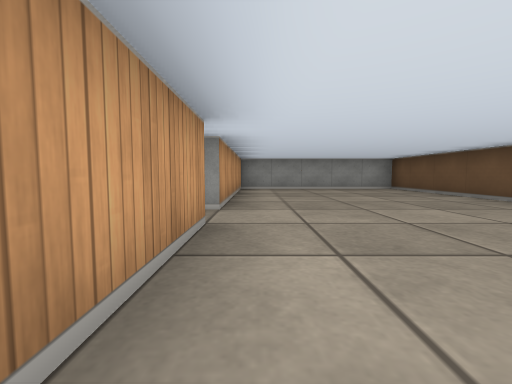
View 1 (above)

22 first-person views from a walk through a cub3D ray-caster map. The camera is about half as high as the walls, tilts 4° down and sees 90° across. The floor is counted in squares. Each view is taken from the middle of a square. On the plan, view 1 faces up. The plan holds only what a view shows up to about 9 squares ahead; the rest is blank.

View 2
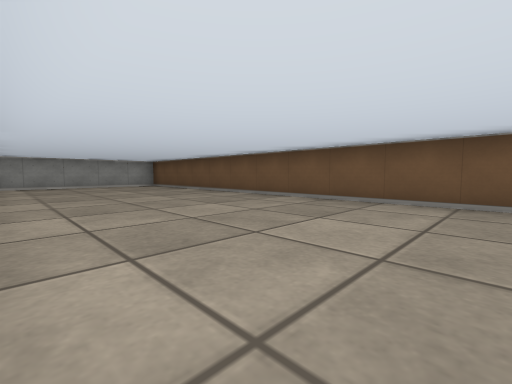

View 3
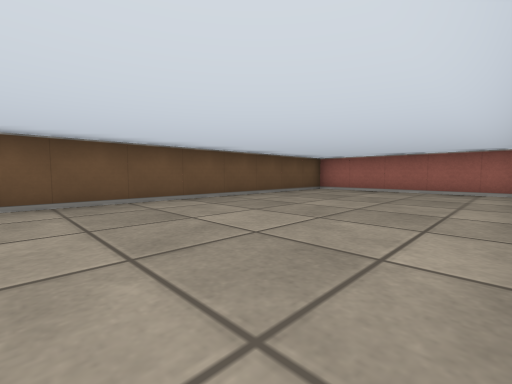

View 4
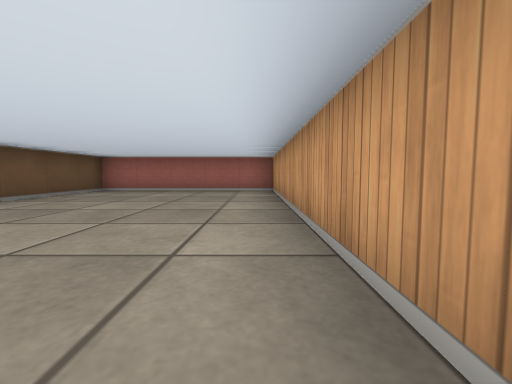

View 5
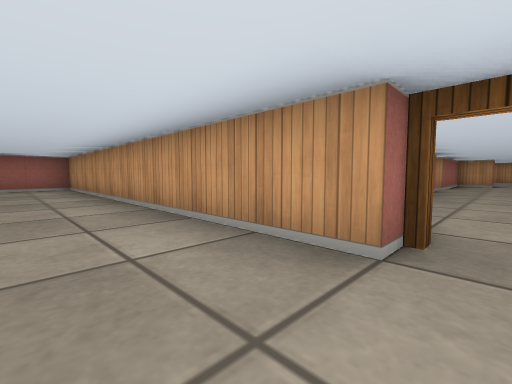

View 6
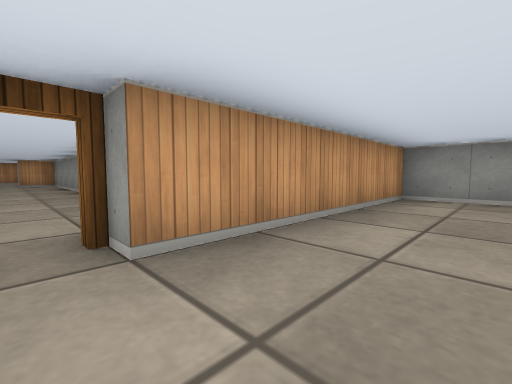

View 7
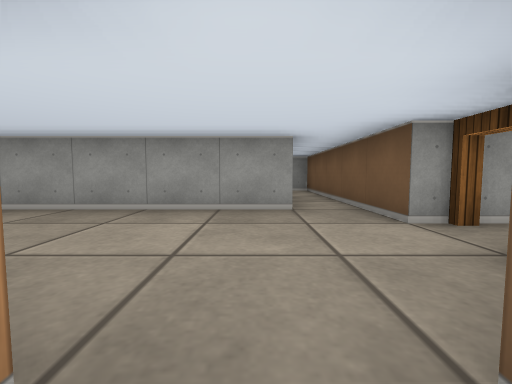

View 8
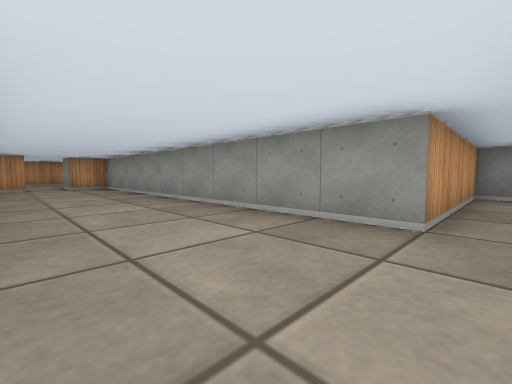

View 9
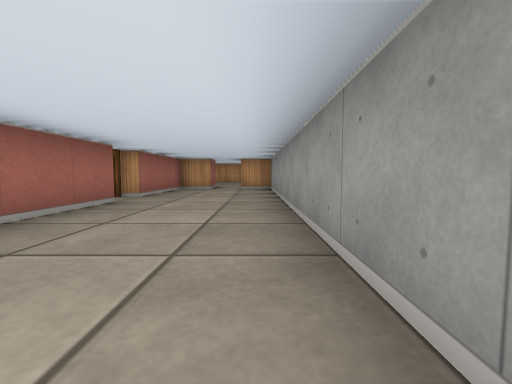

View 10
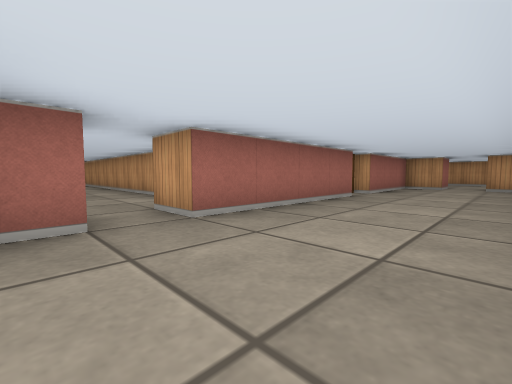

View 11
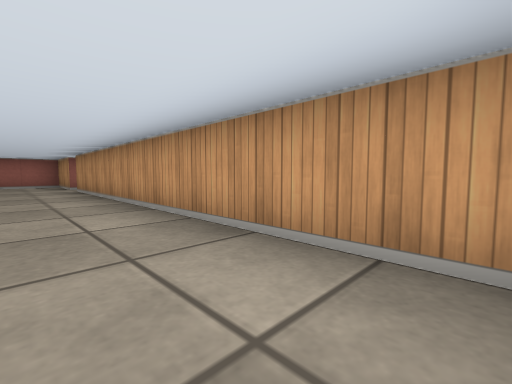

View 12
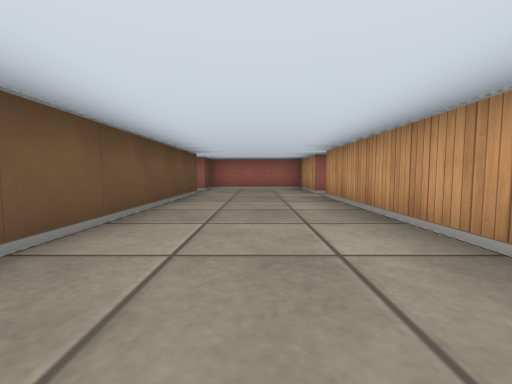

View 13
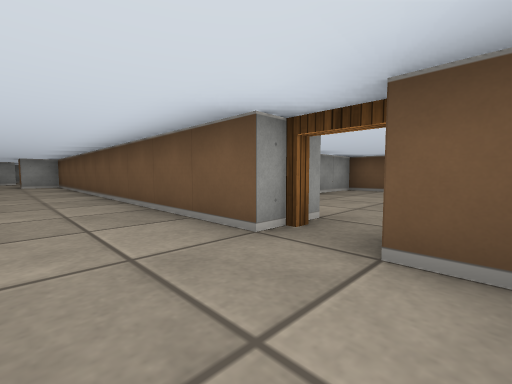

View 14
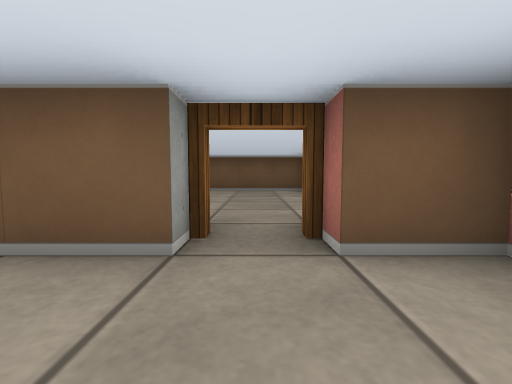

View 15
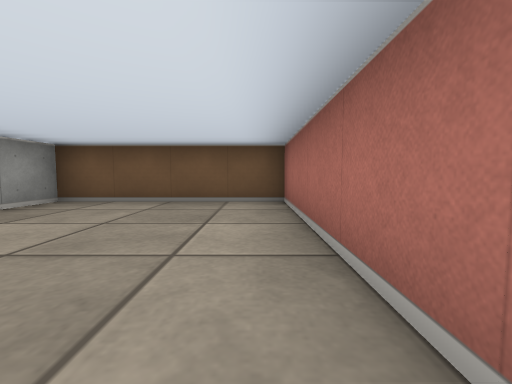

View 16
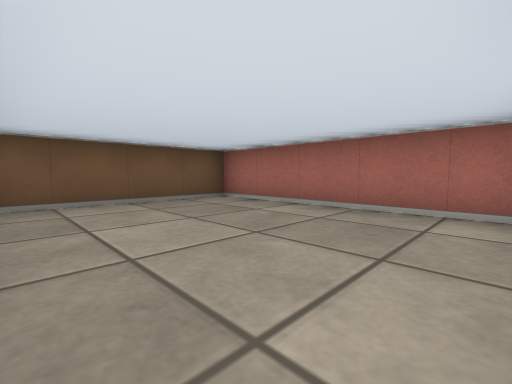

View 17
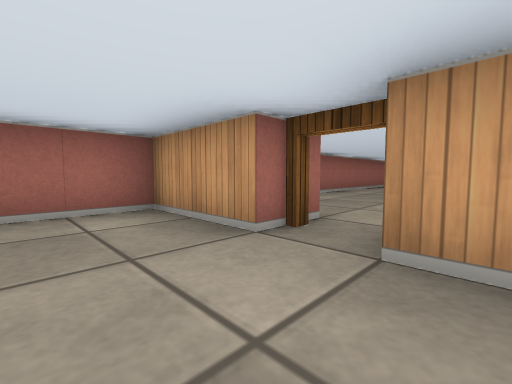

View 18
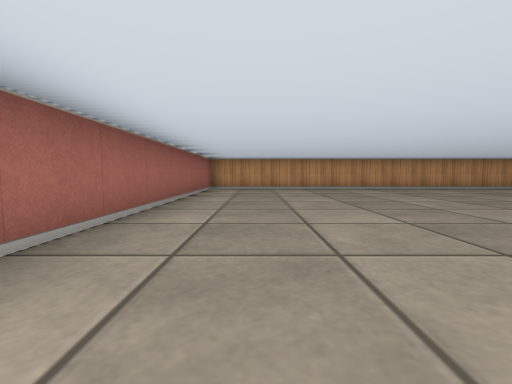

View 19
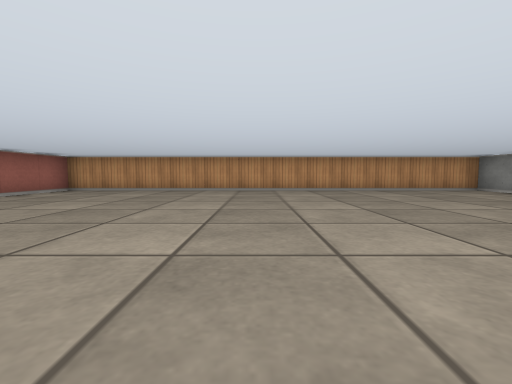

View 20
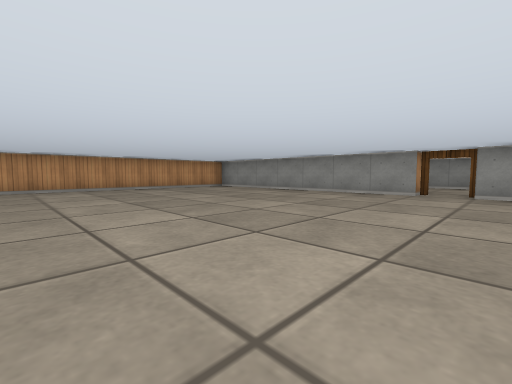

View 21
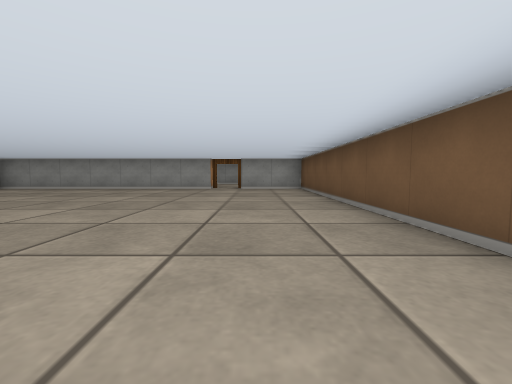

View 22
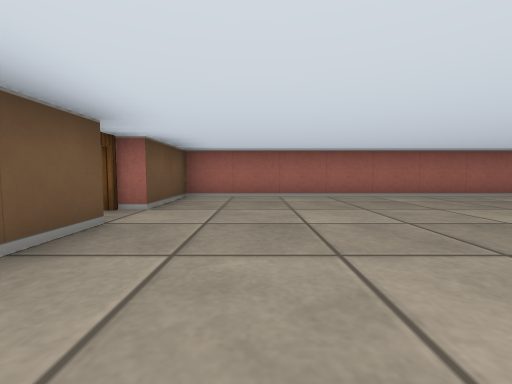

### Floor plan
Points are (right, up) in squares from view 1. A wall is a line through its corners. A room is listed if a view was taken in it or the views show most of it. See-through windows are left out.
Room 1 (views 1, 2, 3, 4, 5, 6)
walls: (-0.5, 2.5) (-0.5, -6.5) (4.5, -6.5) (4.5, 8.5) (-0.5, 8.5) (-0.5, 3.5)
ways out: open door at (-1, 3) to room 2
Room 2 (views 7, 8, 9, 10)
walls: (-7.6, 1.5) (-3.5, 1.5) (-3.5, 0.5); (-2.5, 0.5) (-2.5, 1.5) (-1.9, 1.5); (-1.5, 3.5) (-1.5, 8.5) (-2.5, 8.5) (-2.5, 4.5) (-11.5, 4.5) (-11.5, 3.5); (-11.5, 2.5) (-11.5, 1.5) (-8.5, 1.5)
ways out: open door at (-1, 3) to room 1; opening at (-3, 1) to room 3; open door at (-8, 1) to room 5; opening at (-12, 3)
Room 3 (views 11, 12, 13, 14, 17)
walls: (-4.5, -9.5) (-4.5, -11.5) (-1.5, -11.5) (-1.5, -10.5); (-1.5, -9.5) (-1.5, 0.2); (-4.5, 0.1) (-4.5, -8.5); (-1.6, 0.5) (-2.5, 0.5)
ways out: opening at (-3, 1) to room 2; open door at (-1, -10) to room 4; open door at (-5, -9) to room 5
Room 4 (views 15, 16)
walls: (-0.1, -11.5) (4.5, -11.5) (4.5, -7.5) (2.8, -7.5)
ways out: open door at (-1, -10) to room 3
Room 5 (views 18, 19, 20, 21, 22)
walls: (-8.5, 0.5) (-15.5, 0.5) (-15.5, -11.5) (-5.5, -11.5) (-5.5, -9.5); (-5.5, -8.5) (-5.5, 0.5) (-7.5, 0.5)
ways out: open door at (-8, 1) to room 2; open door at (-5, -9) to room 3

Where each view was taken, in squares from view 1:
view 1: 0 up, 0 right, facing up
view 2: 2 down, 0 right, facing up-right
view 3: 1 up, 0 right, facing down-right
view 4: 1 up, 0 right, facing down
view 5: 3 up, 1 right, facing down-left
view 6: 3 up, 1 right, facing up-left
view 7: 1 up, 3 left, facing up
view 8: 2 up, 2 left, facing up-left
view 9: 4 up, 3 left, facing left
view 10: 4 up, 2 left, facing down-left
view 11: 0 up, 3 left, facing down-left
view 12: 3 down, 3 left, facing down
view 13: 11 down, 3 left, facing up-right
view 14: 10 down, 3 left, facing right
view 15: 11 down, 0 right, facing right
view 16: 8 down, 0 right, facing down-right
view 17: 8 down, 3 left, facing down-left
view 18: 10 down, 7 left, facing left
view 19: 6 down, 8 left, facing left
view 20: 6 down, 7 left, facing up-left
view 21: 8 down, 7 left, facing up
view 22: 6 down, 7 left, facing down
